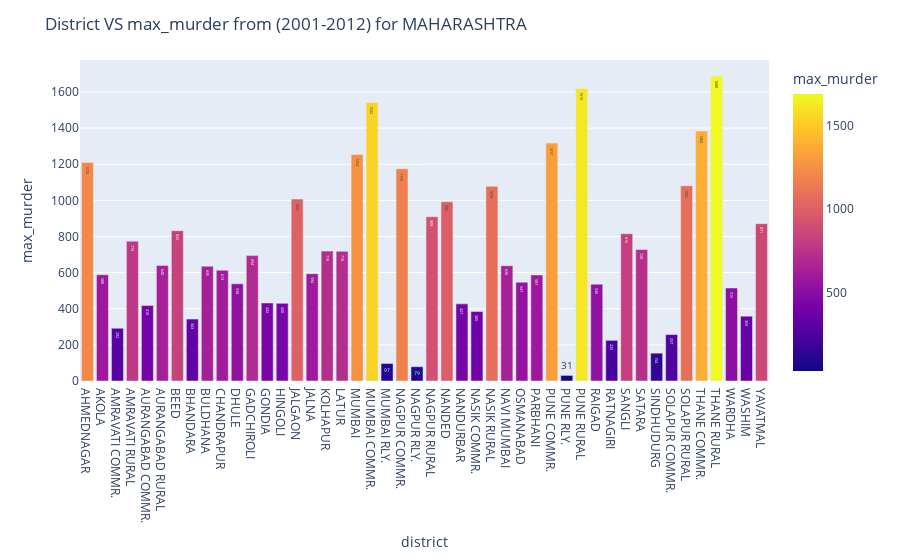

Here is the notebook cell this chart was saved with:
### Markdown cell above
##### So we can see from this plot that highest murder is happend at MUZAFFARNAGAR(2483) district and lowest murder happend in CSM NAGAR(95) from 2001-2012 In Uttar Pradesh

### Code cell
df_grouped = max_murder_districts.groupby(['state', 'district'])['max_murder'].sum().reset_index()
fig = px.bar(df_grouped.loc[df_grouped['state']  == states[2]] , x='district', y='max_murder', color='max_murder',text='max_murder', height=400)
fig.update_layout(title=f'District VS max_murder from (2001-2012) for {states[2]}')
fig.show()

### Figure 1 — Plotly figure (JSON) as saved in the notebook; plotly's stock layout.template omitted (floating-point values rounded to 4 significant figures)
{"data": [{"alignmentgroup": "True", "hovertemplate": "district=%{x}<br>max_murder=%{marker.color}<extra></extra>", "legendgroup": "", "marker": {"color": [1210, 588, 292, 774, 418, 640, 832, 343, 635, 613, 538, 694, 432, 430, 1007, 594, 719, 718, 1254, 1542, 97, 1175, 79, 909, 992, 427, 385, 1078, 638, 547, 587, 1317, 31, 1619, 536, 225, 815, 728, 154, 257, 1081, 1384, 1688, 515, 359, 871], "coloraxis": "coloraxis", "pattern": {"shape": ""}}, "name": "", "offsetgroup": "", "orientation": "v", "showlegend": false, "text": [1210, 588, 292, 774, 418, 640, 832, 343, 635, 613, 538, 694, 432, 430, 1007, 594, 719, 718, 1254, 1542, 97, 1175, 79, 909, 992, 427, 385, 1078, 638, 547, 587, 1317, 31, 1619, 536, 225, 815, 728, 154, 257, 1081, 1384, 1688, 515, 359, 871], "textposition": "auto", "type": "bar", "x": ["AHMEDNAGAR", "AKOLA", "AMRAVATI COMMR.", "AMRAVATI RURAL", "AURANGABAD COMMR.", "AURANGABAD RURAL", "BEED", "BHANDARA", "BULDHANA", "CHANDRAPUR", "DHULE", "GADCHIROLI", "GONDIA", "HINGOLI", "JALGAON", "JALNA", "KOLHAPUR", "LATUR", "MUMBAI", "MUMBAI COMMR.", "MUMBAI RLY.", "NAGPUR COMMR.", "NAGPUR RLY.", "NAGPUR RURAL", "NANDED", "NANDURBAR", "NASIK COMMR.", "NASIK RURAL", "NAVI MUMBAI", "OSMANABAD", "PARBHANI", "PUNE COMMR.", "PUNE RLY.", "PUNE RURAL", "RAIGAD", "RATNAGIRI", "SANGLI", "SATARA", "SINDHUDURG", "SOLAPUR COMMR.", "SOLAPUR RURAL", "THANE COMMR.", "THANE RURAL", "WARDHA", "WASHIM", "YAVATMAL"], "xaxis": "x", "y": [1210, 588, 292, 774, 418, 640, 832, 343, 635, 613, 538, 694, 432, 430, 1007, 594, 719, 718, 1254, 1542, 97, 1175, 79, 909, 992, 427, 385, 1078, 638, 547, 587, 1317, 31, 1619, 536, 225, 815, 728, 154, 257, 1081, 1384, 1688, 515, 359, 871], "yaxis": "y"}], "layout": {"autosize": true, "barmode": "relative", "coloraxis": {"colorbar": {"title": {"text": "max_murder"}}, "colorscale": [[0, "#0d0887"], [0.1111, "#46039f"], [0.2222, "#7201a8"], [0.3333, "#9c179e"], [0.4444, "#bd3786"], [0.5556, "#d8576b"], [0.6667, "#ed7953"], [0.7778, "#fb9f3a"], [0.8889, "#fdca26"], [1, "#f0f921"]]}, "legend": {"tracegroupgap": 0}, "margin": {"t": 60}, "title": {"text": "District VS max_murder from (2001-2012) for MAHARASHTRA"}, "xaxis": {"anchor": "y", "autorange": true, "domain": [0, 1], "range": [-0.5, 45.5], "title": {"text": "district"}, "type": "category"}, "yaxis": {"anchor": "x", "autorange": true, "domain": [0, 1], "range": [0, 1777.0], "title": {"text": "max_murder"}, "type": "linear"}}}
